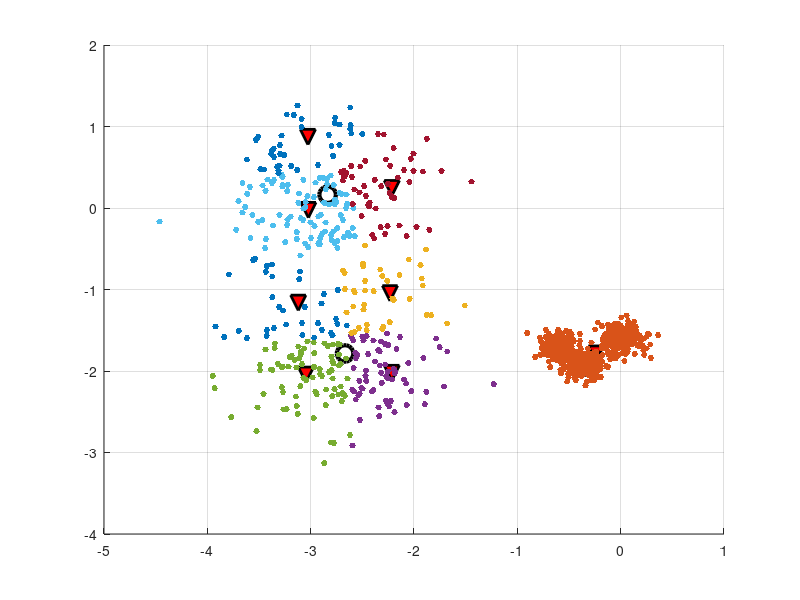

Write the MATLAB code that produced this figure.
function show_res()
p = load('t.txt');
f = load('f.txt');
centers = load('centers.txt');
ind = load('ind.txt');
real_c = load('real_c.txt');
ind = ind + 1;

%sequental colored cluster plot
cm = colormap('lines');
%cm = gmap40(size(centers, 1));
hold on
for i=1:size(centers, 1)
    ind_c = find(ind == i);
    plot3(p(ind_c, 1), p(ind_c, 2), f(ind_c), '.', 'MarkerSize', 14, 'MarkerEdgeColor', cm(i, :));
    plot3(centers(i, 1), centers(i, 2), zeros(1, 1), 'vk', 'LineWidth', 2, 'MarkerSize', 11, 'MarkerFaceColor', 'r');
end
plot3(real_c(:, 1), real_c(:, 2), zeros(size(real_c, 1), 1), 'ok', 'LineWidth', 3, 'MarkerSize', 12);
hold off
grid on

disp('Real centers:'); disp(real_c);
disp('Found centers:'); disp(centers);
[rm, unused] = size(real_c);
err = [];
for i=1:rm
    cur_c = real_c(i, :);
    [cm, unused] = size(centers);
    dist = repmat(cur_c, cm, 1) - centers;
    dist = sum((dist.*dist)');
    [unused, min_ind] = min(dist);
    err = [err; sqrt(dist(min_ind))];
%    sum_dist = sum_dist + sqrt(dist(min_ind));
%    sum_dist2 = sum_dist2 + dist(min_ind);
    centers(min_ind, :) = [];
    if(isempty(centers)) 
        break; 
    end;
end;

disp('Not found centers:'); disp(real_c(i+1:end, :));
disp('Redudant centers:'); disp(centers);
disp('Errors in distances:'); disp(err);
disp('Mean error:'); disp(mean(err));
disp('Std variance of error:'); disp(std(err));

%surface plot
%plot3(centers(:, 1), centers(:, 2), zeros(size(centers, 1), 1), '+r');
%hold on
%tri = delaunay(p(:, 1), p(:, 2));
%trisurf(tri, p(:, 1), p(:, 2), f);
%shading interp;
